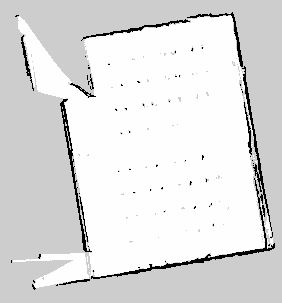
#> input picture ros2_ws/src/limo_project_bringup/maps/examroom.pgm, 282 x 303 px
$ python solidify_map.py ../ros2_ws/src/limo_project_bringup/maps/examroom.pgm ../ros2_ws/src/limo_project_bringup/maps/examroom.pgm 100
#> lines starting #> are read from the running program, lines starting #| are printed output that depends on the picture; after the words box and inside, x2 and y2 are one past the last pixel; in counts of white or black regions, pixels touching at a corner belong together
#!/usr/bin/env python3
"""Merge sparse table/chair leg cells into solid furniture bodies.

THE PROBLEM THIS SOLVES: the lidar sits ~15 cm off the floor and sees only
table and chair LEGS. In the saved map a table row is a line of isolated dots
with 0.5-0.7 m of apparent free space between them. Nav2 reads that as
drivable and plans a path straight under the table -- observed on the robot,
it rolled under the front row.

Inflation cannot fix this: the gaps are far wider than any inflation radius
that would still let the robot down a 2 m aisle.

Morphological closing does. Dilate the occupied mask by `radius`, then erode
by the same amount: anything separated by less than 2*radius fuses into one
body, while genuine corridors wider than that survive untouched. Legs sit
0.5-0.7 m apart, aisles are 1.5-2 m, so the two are cleanly separable.

    python3 solidify_map.py in.pgm out.pgm [radius_cells]
"""
import sys

import numpy as np
from PIL import Image

OCC, UNK, FREE = 0, 205, 254


def _shift_or(mask, radius):
    """Binary dilation by a square structuring element, via shifted ORs."""
    out = mask.copy()
    for dy in range(-radius, radius + 1):
        for dx in range(-radius, radius + 1):
            if dx * dx + dy * dy > radius * radius:
                continue  # circular element: a square one squares off corners
            out |= np.roll(np.roll(mask, dy, axis=0), dx, axis=1)
    return out


def main():
    src, dst = sys.argv[1], sys.argv[2]
    radius = int(sys.argv[3]) if len(sys.argv) > 3 else 6

    a = np.array(Image.open(src))
#> a is the input picture: shape (303, 282); min 0, max 254, mean 222.8
    occ = (a == OCC)
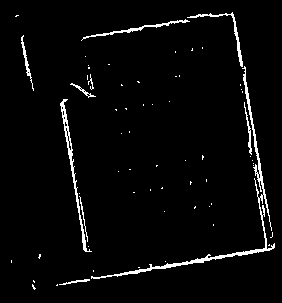
#> occ: shape (303, 282) bool; 3.2% white in thin lines or dots, all inside (x1, y1, x2, y2) = (11, 12, 275, 290)
    before = int(occ.sum())
#> before = 2743

    dil = _shift_or(occ, radius)
#> after the loop in _shift_or, `for dy in range(-radius, radius + 1):`: out: shape (303, 282) bool; every value is 1
    # Erosion = dilation of the complement, inverted.
    closed = ~_shift_or(~dil, radius)
#> in _shift_or (call 2), `out = mask.copy()`: out: shape (303, 282) bool; every value is 0

    out = a.copy()
    # Only ever ADD obstacles. Never turn a mapped obstacle into free space --
    # closing must not be able to delete a wall.
    out[closed & (a != OCC)] = OCC
    after = int((out == OCC).sum())
#> after = 85446

    Image.fromarray(out).save(dst)
    print("%s -> %s  radius=%d cells (%.2f m at 5 cm)"
          % (src, dst, radius, radius * 0.05))
    print("occupied %d -> %d  (+%d cells, %.1fx)"
          % (before, after, after - before, after / max(1, before)))
#| occupied 2743 -> 85446  (+82703 cells, 31.2x)
    return 0


if __name__ == "__main__":
    sys.exit(main())
#> (the program exits here)
